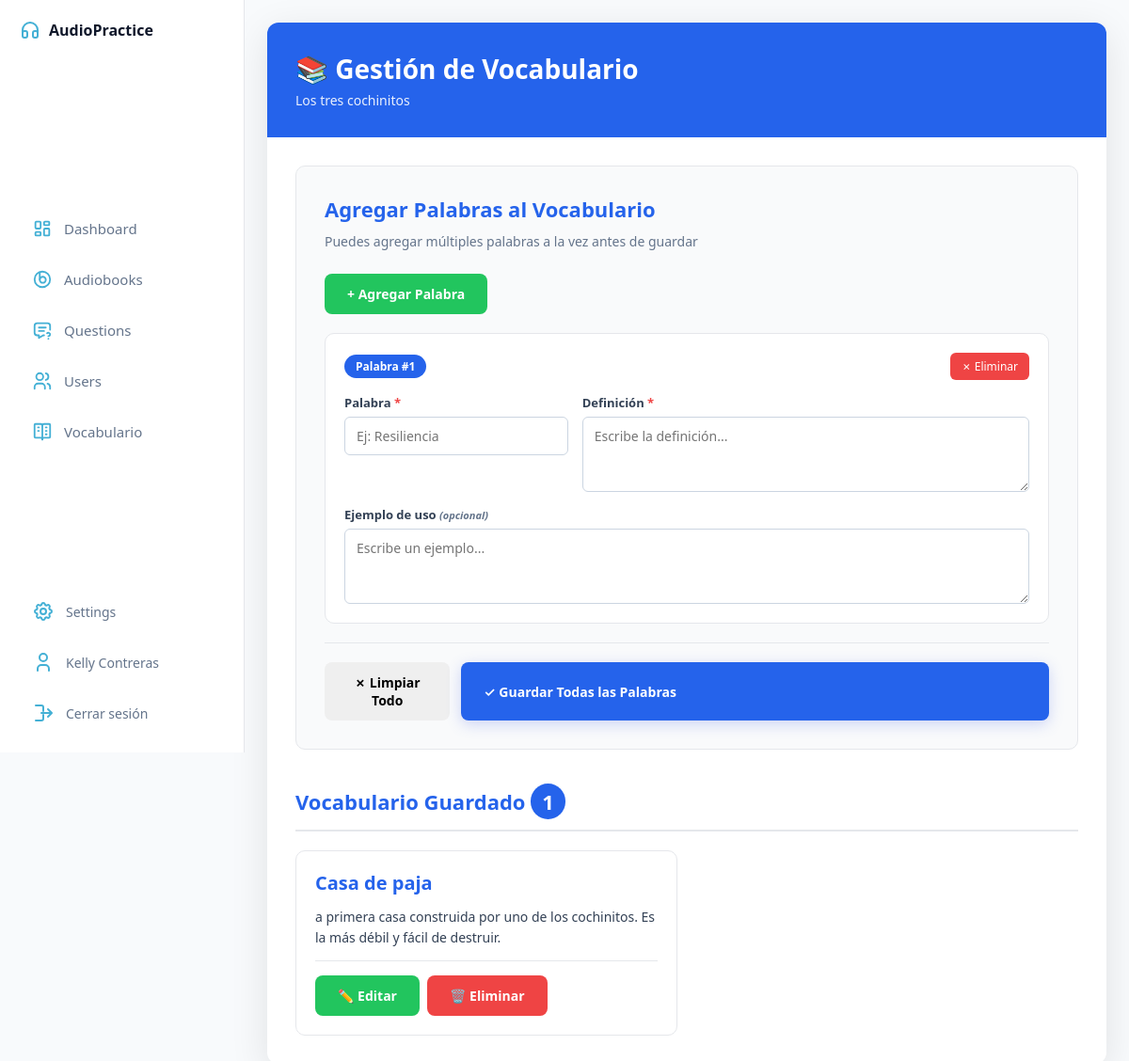
The app's page /audiobook/1/vocabulario/ (signed in) with its own data.
### apps/audiobooks/models.py (models this page shows, shortened)
class Audiobook(models.Model):
    title = models.CharField(
        max_length=255,
        verbose_name="Título"
    )
    author_name = models.CharField(
        max_length=255,
        verbose_name="Autor"
    )
    cover_image = models.ImageField(
        upload_to="audiobooks/covers/",
        verbose_name="Portada"
    )
    audio_file = models.FileField(
        upload_to="audiobooks/audio/",
        verbose_name="Archivo de audio"
    )
    added_by = models.ForeignKey(
        User,
        on_delete=models.CASCADE,
        related_name="audiobooks_uploaded",
        verbose_name="Subido por"
    )
    created_at = models.DateTimeField(
        auto_now_add=True,
        verbose_name="Fecha de creación"
    )

class Vocabulario(models.Model):
    audiobook = models.ForeignKey(
        Audiobook,
        on_delete=models.CASCADE,
        related_name="vocabulario",
        verbose_name="Audiolibro"
    )
    palabra = models.CharField(max_length=100, verbose_name="Palabra")
    definicion = models.TextField(verbose_name="Definición")
    ejemplo = models.TextField(blank=True, null=True, verbose_name="Ejemplo de uso")
    creado_en = models.DateTimeField(auto_now_add=True)
    class Meta:
        verbose_name = "Vocabulario"
        verbose_name_plural = "Vocabularios"

### apps/audiobooks/views.py (the view)
# urls.py: path('audiobook/<int:audiobook_id>/vocabulario/', views.manage_vocabulary, name='manage_vocabulary'),
@login_required
def manage_vocabulary(request, audiobook_id):
    audiobook = get_object_or_404(Audiobook, id=audiobook_id, added_by=request.user)
    vocabulario = Vocabulario.objects.filter(audiobook=audiobook).order_by('-creado_en')
    context = {
        'audiobook': audiobook,
        'vocabulario': vocabulario,
    }
    return render(request, 'administrador/Glosario/crear_glosario.html', context)

### templates/administrador/Glosario/crear_glosario.html (shortened to what this page needs)
{% extends 'administrador/inicio_administrador.html' %}
{% load static %}
{% block css %}
{{ block.super }}
<link rel="stylesheet" href="{% static 'css/style_administrador/vocabulario.css' %}">
{% endblock %}
{% block content %}
<div class="container">
    <div class="header">
        <h1>📚 Gestión de Vocabulario</h1>
        <p>{{ audiobook.title }}</p>
    </div>
    <div class="content-wrapper">
        <div class="vocabulary-form">
            <h2 class="form-title">Agregar Palabras al Vocabulario</h2>
            <p class="form-subtitle">Puedes agregar múltiples palabras a la vez antes de guardar</p>
            <form id="vocabularyForm">
                <div class="form-actions-top">
                    <button type="button" class="btn btn-add" onclick="addVocabItem()">
                        + Agregar Palabra
                    </button>
                </div>
                <div id="vocabulary-items" class="vocabulary-items">
                </div>
                <div class="form-actions-bottom">
                    <button type="button" class="btn btn-secondary" onclick="clearForm()">
                        ✗ Limpiar Todo
                    </button>
                    <button type="submit" class="btn btn-primary">
                        ✓ Guardar Todas las Palabras
                    </button>
                </div>
            </form>
        </div>
        <div class="vocabulary-list">
            <div class="list-header">
                <h2 class="list-title">
                    Vocabulario Guardado
                    <span class="list-count">{{ vocabulario.count }}</span>
                </h2>
            </div>
            <div id="vocabulary-list-container">
                {% if vocabulario %}
                <div class="vocabulary-grid">
                    {% for vocab in vocabulario %}
                    <div class="vocabulary-card" data-vocab-id="{{ vocab.id }}">
                        <div class="vocab-word">{{ vocab.palabra }}</div>
                        <div class="vocab-definition">{{ vocab.definicion }}</div>
                        <div class="card-actions">
                            <button class="btn btn-edit" data-vocab-id="{{ vocab.id }}"
                                onclick="editVocabulary(this)">
                                ✏️ Editar
                            </button>
                            <button class="btn btn-danger" data-vocab-id="{{ vocab.id }}"
                                onclick="deleteVocabulary(this)">
                                🗑️ Eliminar
                            </button>
                        </div>
                    </div>
                    {% endfor %}
                </div>
                {% else %}
                <div class="empty-state">
                    <div class="empty-state-icon">📚</div>
                    <h3>No hay palabras guardadas aún</h3>
                    <p>Comienza agregando vocabulario relevante para este audiolibro.</p>
                </div>
                {% endif %}
            </div>
        </div>
    </div>
</div>
{% endblock %}

### templates/administrador/sidebar_administrador.html (shortened to what this page needs)
<div class="sidebar-top">
    <div class="brand">
        <span>AudioPractice</span>
    </div>
</div>
<nav class="menu">
    <a href="{% url 'administrador' %}">
        Dashboard
    </a>
    <a href="{% url 'nuevo_audiolibro' %}">
        Audiobooks
    </a>
    <a href="{% url 'mis_audiolibros' %}">
        Questions
    </a>
    <a href="{% url 'usuarios' %}">
        Users
    </a>
    <a href="{% url 'lista_vocabulario' %}">
        Vocabulario
    </a>
</nav>
<div class="sidebar-bottom">
    <a href="{% url 'settings' %}">
        Settings
    </a>
    <a href="#">
        {{ request.user.get_full_name|default:request.user.username }}
    </a>
    <a href="{% url 'logout' %}">
        <svg xmlns="http://www.w3.org/2000/svg" width="24" height="24" viewBox="0 0 24 24" fill="none" stroke="#44b0d5"
            stroke-width="2" stroke-linecap="round" stroke-linejoin="round">
            <path d="M10 12h10" />
            <path d="M17 8l4 4l-4 4" />
            <path d="M4 4h6a2 2 0 0 1 2 2v4" />
            <path d="M12 14v4a2 2 0 0 1 -2 2h-6" />
        </svg>
        Cerrar sesión
    </a>
</div>

### static/css/style_administrador/inicio.css (style rules this page uses)
* { margin: 0; padding: 0; box-sizing: border-box; font-family: system-ui, -apple-system, BlinkMacSystemFont, sans-serif; }
body { background: #f8fafc; color: #0f172a; display: flex; min-height: 100vh; }
.sidebar-top { display: flex; align-items: center; gap: 12px; }
.brand { display: flex; align-items: center; gap: 8px; font-weight: 700; font-size: 16px; }
.menu { display: flex; flex-direction: column; gap: 8px; margin-top: 30px; }
.menu a { display: flex; align-items: center; gap: 12px; text-decoration: none; color: #64748b; padding: 12px 14px; border-radius: 10px; font-size: 15px; font-weight: 500; transition: background 0.2s, color 0.2s; }
.menu a svg { width: 22px; height: 22px; flex-shrink: 0; }
.sidebar-bottom { display: flex; flex-direction: column; gap: 10px; font-size: 14px; }
.sidebar-bottom a { display: flex; align-items: center; gap: 12px; text-decoration: none; color: #64748b; padding: 10px 14px; border-radius: 10px; transition: background 0.2s, color 0.2s; }
.btn-primary { background: #2563eb; border: none; padding: 14px; width: 100%; border-radius: 14px; color: #ffffff; font-size: 16px; font-weight: 600; cursor: pointer; transition: background 0.2s; }
.btn-primary { display: inline-flex; align-items: center; gap: 10px; padding: 15px 30px; background: linear-gradient(135deg, #667eea 0%, #764ba2 100%); color: white; border: none; border-radius: 8px; font-size: 16px; font-weight: 600; cursor: pointer; text-decoration: none; transition: all 0.3s; box-shadow: 0 4px 15px rgba(102, 126, 234, 0.3); }

### static/css/style_administrador/vocabulario.css (style rules this page uses)
.container { max-width: 1400px; margin: 0 auto; background: #ffffff; border-radius: 12px; box-shadow: 0 10px 40px rgba(0, 0, 0, 0.1); overflow: hidden; }
.header { background: #2563eb; color: white; padding: 30px; }
.header h1 { font-size: 28px; font-weight: 600; margin-bottom: 5px; }
.header p { font-size: 14px; opacity: 0.9; }
.content-wrapper { padding: 30px; }
.vocabulary-form { background: #f9fafb; padding: 30px; border-radius: 10px; margin-bottom: 40px; border: 1px solid #e5e7eb; }
.form-title { color: #2563eb; font-size: 22px; font-weight: 600; margin-bottom: 10px; }
.form-subtitle { color: #64748b; font-size: 14px; margin-bottom: 25px; }
.vocabulary-items { display: flex; flex-direction: column; gap: 15px; margin-bottom: 20px; }
.form-actions-top { display: flex; gap: 10px; margin-bottom: 20px; }
.form-actions-bottom { display: flex; gap: 12px; justify-content: flex-end; padding-top: 20px; border-top: 1px solid #e5e7eb; }
.btn { padding: 12px 24px; border-radius: 8px; cursor: pointer; font-size: 14px; font-weight: 600; display: inline-flex; align-items: center; gap: 8px; border: none; }
.btn-add, .btn-edit { background: #22c55e; color: white; }
.btn-primary { background: #2563eb; color: white; }
.btn-danger { background: #ef4444; color: white; }
.vocabulary-list { margin-top: 40px; }
.list-header { display: flex; justify-content: space-between; align-items: center; margin-bottom: 20px; padding-bottom: 15px; border-bottom: 2px solid #e5e7eb; }
.list-title { color: #2563eb; font-size: 22px; font-weight: 600; }
.list-count { background: #2563eb; color: white; padding: 4px 12px; border-radius: 20px; }
.vocabulary-grid { display: grid; grid-template-columns: repeat(auto-fill, minmax(350px, 1fr)); gap: 20px; }
.vocabulary-card { background: #ffffff; border: 1px solid #e5e7eb; border-radius: 10px; padding: 20px; transition: 0.2s; }
.vocab-word { font-size: 20px; font-weight: 700; color: #2563eb; margin-bottom: 12px; }
.vocab-definition { color: #334155; font-size: 14px; line-height: 1.6; margin-bottom: 12px; }
.card-actions { display: flex; gap: 8px; padding-top: 15px; border-top: 1px solid #e5e7eb; }

### records on screen
Audiobook: title "Los tres cochinitos"
Vocabulario: palabra "Casa de paja", definicion "a primera casa construida por uno de los cochinitos. Es la más débil y fácil de destruir."

### other values on screen
{{ request.user.get_full_name|default:request.user.username }} "Kelly Contreras"
{{ vocabulario.count }} "1"
